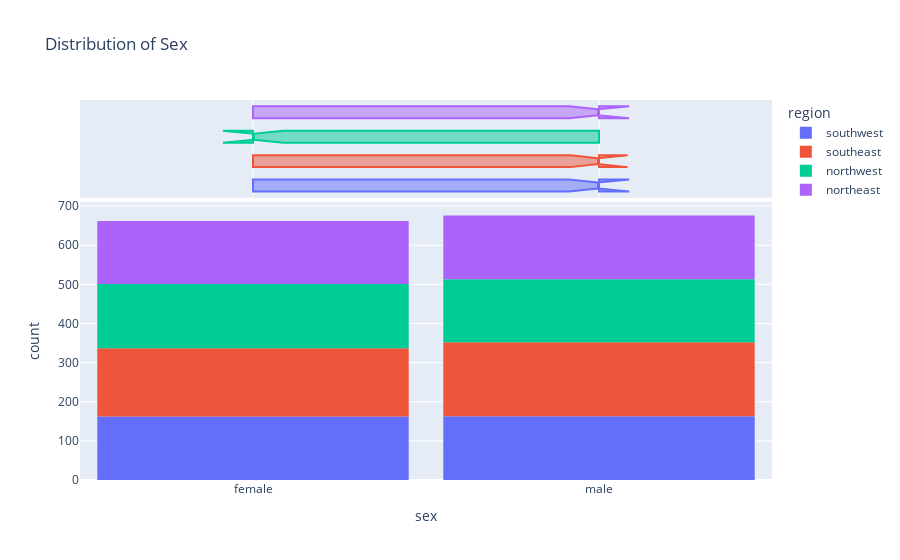

The notebook cell saved with this chart:
### Markdown cell above
# Sex

### Code cell
fig = px.histogram(medical_df, x='sex',marginal='box', title='Distribution of Sex', color='region')
fig.update_layout(bargap = 0.1)

### Figure 1 — Plotly figure (JSON) as saved in the notebook; plotly's stock layout.template omitted (floating-point values rounded to 4 significant figures; data arrays with more than 128 entries replaced by an {"elided": "..."} marker saying what was removed)
{"data": [{"alignmentgroup": "True", "bingroup": "x", "hovertemplate": "region=southwest<br>sex=%{x}<br>count=%{y}<extra></extra>", "legendgroup": "southwest", "marker": {"color": "#636efa", "pattern": {"shape": ""}}, "name": "southwest", "offsetgroup": "southwest", "orientation": "v", "showlegend": true, "type": "histogram", "x": {"elided": "325 str values"}, "xaxis": "x", "yaxis": "y"}, {"alignmentgroup": "True", "hovertemplate": "region=southwest<br>sex=%{x}<extra></extra>", "legendgroup": "southwest", "marker": {"color": "#636efa"}, "name": "southwest", "notched": true, "offsetgroup": "southwest", "showlegend": false, "type": "box", "x": {"elided": "325 str values"}, "xaxis": "x2", "yaxis": "y2"}, {"alignmentgroup": "True", "bingroup": "x", "hovertemplate": "region=southeast<br>sex=%{x}<br>count=%{y}<extra></extra>", "legendgroup": "southeast", "marker": {"color": "#EF553B", "pattern": {"shape": ""}}, "name": "southeast", "offsetgroup": "southeast", "orientation": "v", "showlegend": true, "type": "histogram", "x": {"elided": "364 str values"}, "xaxis": "x", "yaxis": "y"}, {"alignmentgroup": "True", "hovertemplate": "region=southeast<br>sex=%{x}<extra></extra>", "legendgroup": "southeast", "marker": {"color": "#EF553B"}, "name": "southeast", "notched": true, "offsetgroup": "southeast", "showlegend": false, "type": "box", "x": {"elided": "364 str values"}, "xaxis": "x2", "yaxis": "y2"}, {"alignmentgroup": "True", "bingroup": "x", "hovertemplate": "region=northwest<br>sex=%{x}<br>count=%{y}<extra></extra>", "legendgroup": "northwest", "marker": {"color": "#00cc96", "pattern": {"shape": ""}}, "name": "northwest", "offsetgroup": "northwest", "orientation": "v", "showlegend": true, "type": "histogram", "x": {"elided": "325 str values"}, "xaxis": "x", "yaxis": "y"}, {"alignmentgroup": "True", "hovertemplate": "region=northwest<br>sex=%{x}<extra></extra>", "legendgroup": "northwest", "marker": {"color": "#00cc96"}, "name": "northwest", "notched": true, "offsetgroup": "northwest", "showlegend": false, "type": "box", "x": {"elided": "325 str values"}, "xaxis": "x2", "yaxis": "y2"}, {"alignmentgroup": "True", "bingroup": "x", "hovertemplate": "region=northeast<br>sex=%{x}<br>count=%{y}<extra></extra>", "legendgroup": "northeast", "marker": {"color": "#ab63fa", "pattern": {"shape": ""}}, "name": "northeast", "offsetgroup": "northeast", "orientation": "v", "showlegend": true, "type": "histogram", "x": {"elided": "324 str values"}, "xaxis": "x", "yaxis": "y"}, {"alignmentgroup": "True", "hovertemplate": "region=northeast<br>sex=%{x}<extra></extra>", "legendgroup": "northeast", "marker": {"color": "#ab63fa"}, "name": "northeast", "notched": true, "offsetgroup": "northeast", "showlegend": false, "type": "box", "x": {"elided": "324 str values"}, "xaxis": "x2", "yaxis": "y2"}], "layout": {"bargap": 0.1, "barmode": "relative", "legend": {"title": {"text": "region"}, "tracegroupgap": 0}, "title": {"text": "Distribution of Sex"}, "xaxis": {"anchor": "y", "domain": [0, 1], "title": {"text": "sex"}}, "xaxis2": {"anchor": "y2", "domain": [0, 1], "matches": "x", "showgrid": true, "showticklabels": false}, "yaxis": {"anchor": "x", "domain": [0, 0.7326], "title": {"text": "count"}}, "yaxis2": {"anchor": "x2", "domain": [0.7426, 1], "matches": "y2", "showgrid": false, "showline": false, "showticklabels": false, "ticks": ""}}}
